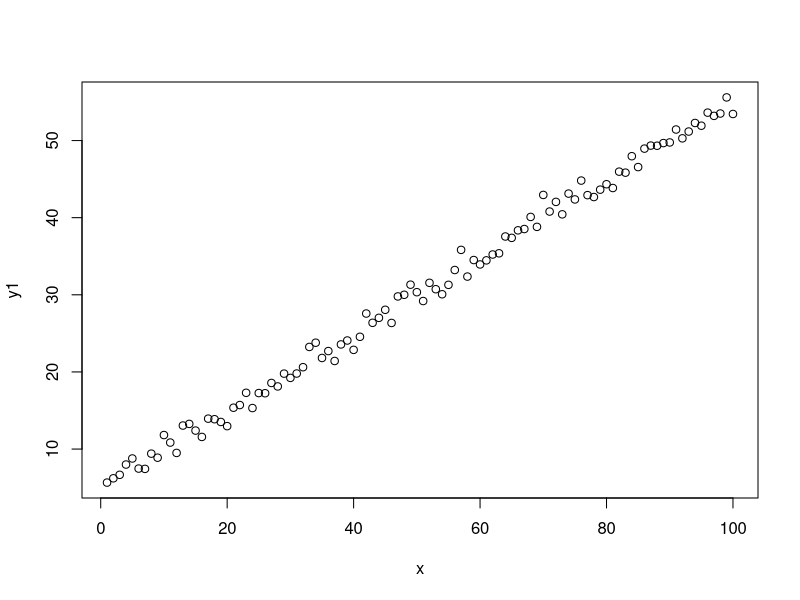

Source code (R):
m = 0.5
b = 5
x = 1:100
r1 = rnorm(100, mean = 0, sd = 1)
r2 = rnorm(100, mean = 0, sd = 5)
y1 = m*x + b + r1
y2 = m*x + b + r2

plot(y1 ~ x)

summary(lm(log(y1) ~ x))
summary(lm(log(y1+1) ~ x)) # this example shows that little bias in the coefficient is introduced by adding '1' to this example.
